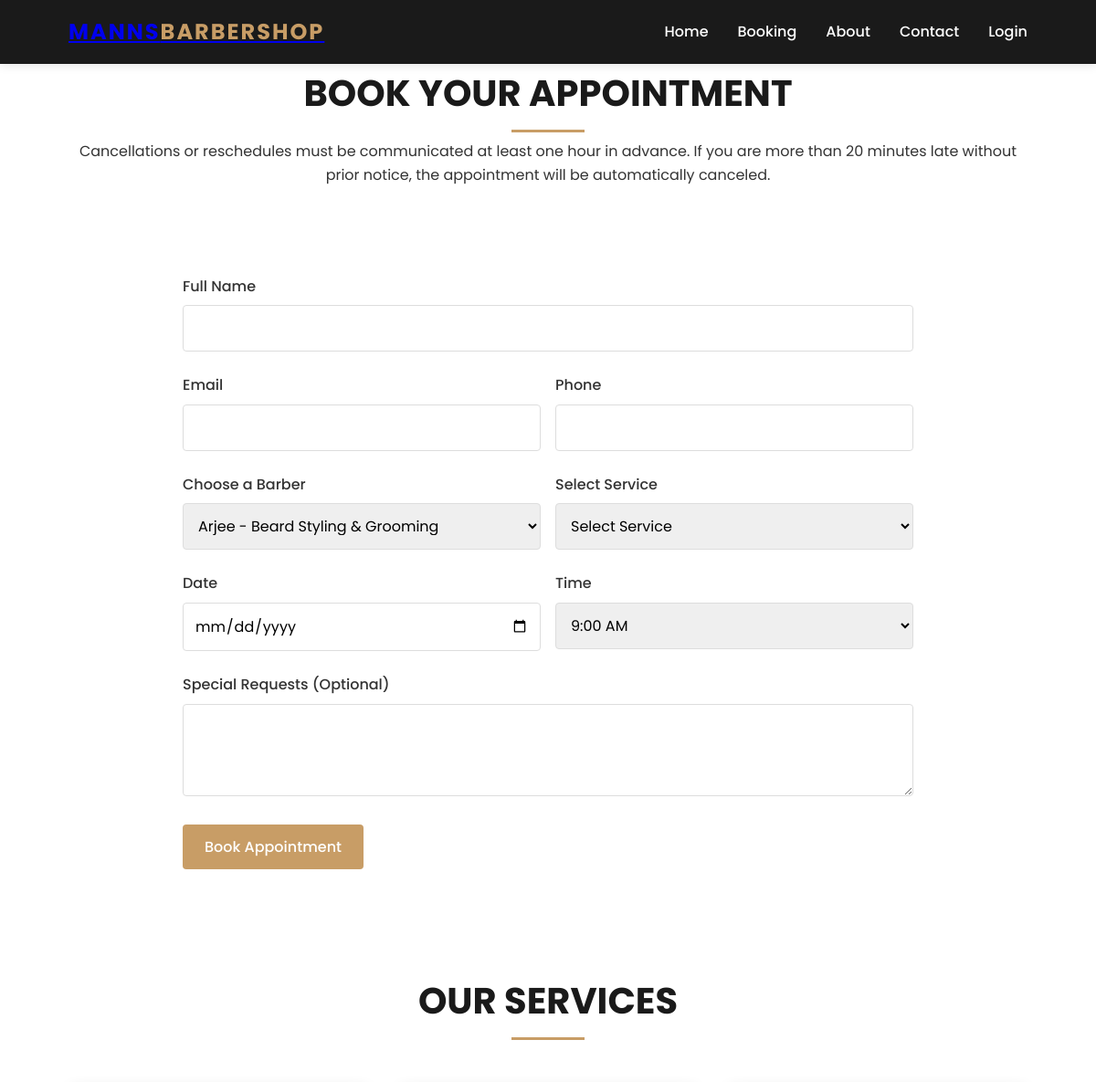
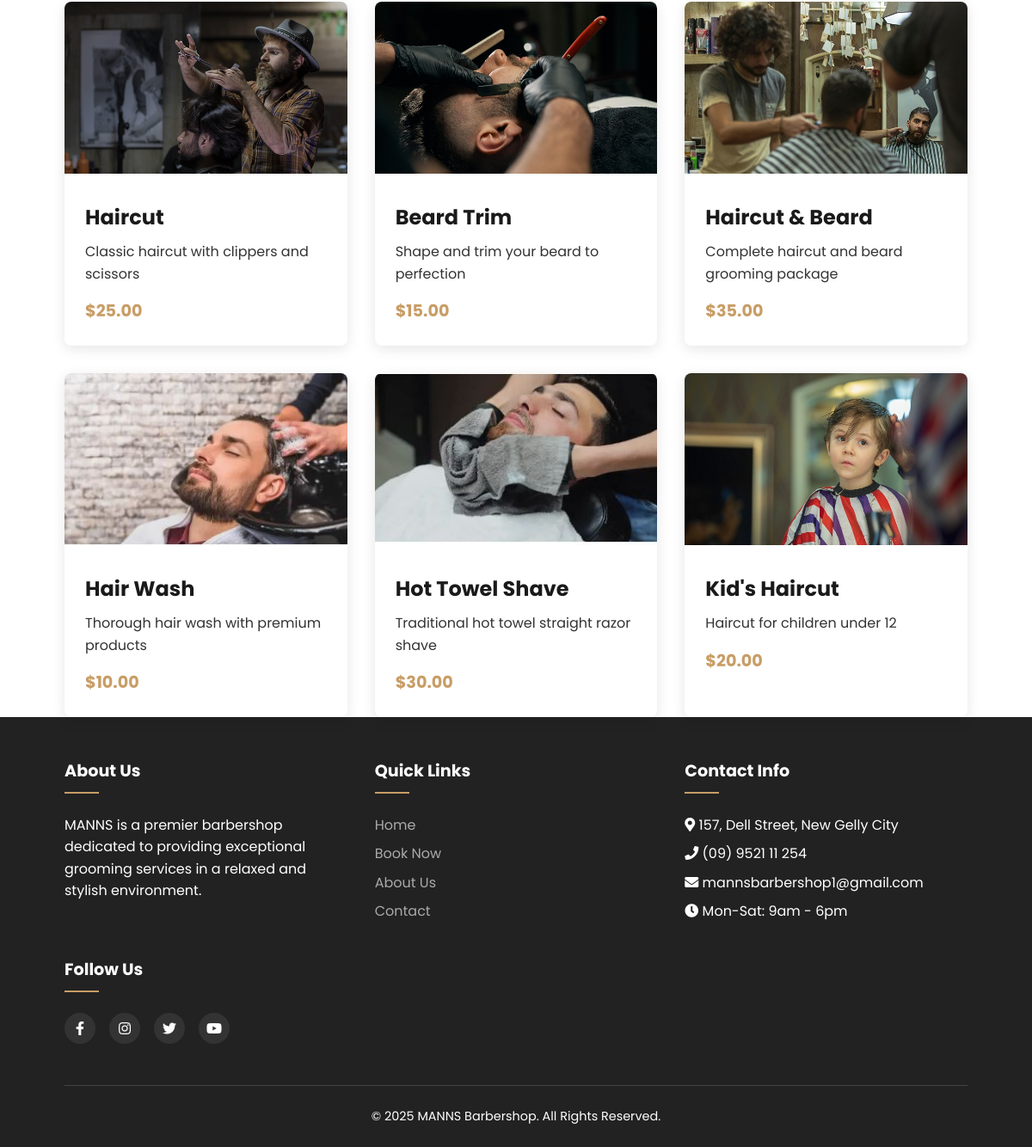
/booking.php?barber=2, run on the app's committed database (2 pictures, top to bottom).
### tables this page shows
CREATE TABLE `services` (
  `services_id` int(11) NOT NULL,
  `name` varchar(100) NOT NULL,
  `price` decimal(10,2) NOT NULL,
  `description` text NOT NULL
);

### includes/functions.php (called while the page is built, shortened)
<?php
function getBarbers() {
    $db = new mysqli("localhost", "root", "", "barbershop_db");
    $sql = "SELECT barbers_id, name, specialty FROM barbers";
    $result = $db->query($sql);
    $barbers = [];
    while ($row = $result->fetch_assoc()) {
        $barbers[] = $row;
    }
    return $barbers;
}
function getServices() {
    $db = new mysqli("localhost", "root", "", "barbershop_db");
    $sql = "SELECT services_id, name, price, description FROM services";
    $result = $db->query($sql);
    $services = [];
    while ($row = $result->fetch_assoc()) {
        $services[] = $row;
    }
    return $services;
}
?>

### booking.php (the view, shortened to what this page needs)
<?php
require_once 'includes/header.php';
require_once 'includes/functions.php';
$barbers = getBarbers();
$services = getServices();
$selectedBarber = isset($_GET['barber']) ? (int)$_GET['barber'] : '';
?>
<section class="booking">
    <div class="container">
        <div class="section-title">
            <h2>Book Your Appointment</h2>
            <p>Cancellations or reschedules must be communicated at least one hour in advance. If you are more than 20 minutes late without prior notice, the appointment will be automatically canceled.</p>
        </div>
<div class="booking-form">
    <form id="booking-form" method="post">
        <div class="form-group">
            <label for="name">Full Name</label>
            <input type="text" id="name" name="name" class="form-control" required>
        </div>
        <div class="form-row">
            <div class="form-group">
                <label for="email">Email</label>
                <input type="email" id="email" name="email" class="form-control" required>
            </div>
            <div class="form-group">
                <label for="phone">Phone</label>
                <input type="tel" id="phone" name="phone" class="form-control" required>
            </div>
        </div>
        <div class="form-row">
            <div class="form-group">
                <label for="barber">Choose a Barber</label>
                <select id="barber" name="barber" class="form-control" required>
                    <?php foreach($barbers as $barber): ?>
                        <option value="<?php echo $barber['barbers_id']; ?>" <?php echo ($selectedBarber == $barber['barbers_id']) ? 'selected' : ''; ?>>
                            <?php echo $barber['name']; ?> - <?php echo $barber['specialty']; ?>
                        </option>
                    <?php endforeach; ?>
                </select>
            </div>
            <div class="form-group">
                <label for="service">Select Service</label>
                <select id="service" name="service" class="form-control" required>
                    <option value="">Select Service</option>
                </select>
            </div>
        </div>
        <div class="form-row">
            <div class="form-group">
                <label for="date">Date</label>
                <input type="date" id="date" name="date" class="form-control" required>
            </div>
            <div class="form-group">
                <label for="time">Time</label>
                <select id="time" name="time" class="form-control" required>
                    <option value="">Select Time</option>
                </select>
            </div>
        </div>
        <div class="form-group">
            <label for="notes">Special Requests (Optional)</label>
            <textarea id="notes" name="notes" class="form-control" rows="3"></textarea>
        </div>
        <button type="submit" class="btn">Book Appointment</button>
    </form>
</div>
        <div class="section-title" style="margin-top: 4rem;">
            <h2>Our Services</h2>
        </div>
        <div class="services-grid">
            <?php foreach($services as $service): ?>
                <div class="service-card">
                    <img src="img/service-<?php echo $service['services_id']; ?>.jpg" alt="<?php echo $service['name']; ?>" class="service-img">
                    <div class="service-content">
                        <h3><?php echo $service['name']; ?></h3>
                        <p><?php echo $service['description']; ?></p>
                        <div class="service-price">$<?php echo $service['price']; ?></div>
                    </div>
                </div>
            <?php endforeach; ?>
        </div>
    </div>
</section>
<?php
require_once 'includes/footer.php';
?>

### css/style.css (style rules this page uses)
:root { --primary-color: #1a1a1a; --secondary-color: #c89d66; --accent-color: #f5f5f5; --text-color: #333333; --light-text: #ffffff; --background-color: #ffffff; --footer-color: #222222; }
* { margin: 0; padding: 0; box-sizing: border-box; font-family: 'Poppins', Arial, sans-serif; }
body { background-color: var(--background-color); color: var(--text-color); line-height: 1.6; }
.container { width: 90%; max-width: 1200px; margin: 0 auto; padding: 0 15px; }
.btn { display: inline-block; padding: 0.75rem 1.5rem; background-color: var(--secondary-color); color: var(--light-text); border: none; border-radius: 4px; font-size: 1rem; font-weight: 500; text-decoration: none; cursor: pointer; transition: background-color 0.3s ease; }
.section-title { text-align: center; margin-bottom: 3rem; }
.section-title h2 { font-size: 2.5rem; text-transform: uppercase; color: var(--primary-color); }
.section-title h2::after { content: ''; display: block; width: 80px; height: 3px; background-color: var(--secondary-color); margin: 0.5rem auto; }
.services-grid { display: grid; grid-template-columns: repeat(auto-fit, minmax(250px, 1fr)); gap: 2rem; }
.service-card { background-color: var(--background-color); border-radius: 8px; overflow: hidden; box-shadow: 0 4px 15px rgba(0, 0, 0, 0.1); transition: transform 0.3s ease; }
.service-img { width: 100%; height: 200px; object-fit: cover; }
.service-content { padding: 1.5rem; }
.service-content h3 { font-size: 1.5rem; margin-bottom: 0.5rem; color: var(--primary-color); }
.service-content p { color: var(--text-color); margin-bottom: 1rem; }
.service-price { font-weight: bold; color: var(--secondary-color); font-size: 1.2rem; }
.booking-form { max-width: 800px; margin: 0 auto; padding: 3rem 0; }
.form-group { margin-bottom: 1.5rem; }
.form-group label { display: block; margin-bottom: 0.5rem; font-weight: 500; }
.form-control { width: 100%; padding: 0.75rem; border: 1px solid #ddd; border-radius: 4px; font-size: 1rem; }
.form-row { display: flex; gap: 1rem; }
.form-row .form-group { flex: 1; }

### data on the page
services: shows a picture, name "Haircut", description "Classic haircut with clippers and scissors", price "25.00"
services: shows a picture, name "Beard Trim", description "Shape and trim your beard to perfection", price "15.00"
services: shows a picture, name "Haircut & Beard", description "Complete haircut and beard grooming package", price "35.00"
services: shows a picture, name "Hair Wash", description "Thorough hair wash with premium products", price "10.00"
services: shows a picture, name "Hot Towel Shave", description "Traditional hot towel straight razor shave", price "30.00"
services: shows a picture, name "Kid's Haircut", description "Haircut for children under 12", price "20.00"

### other printed values
form field barber "Arjee - Beard Styling & Grooming"
